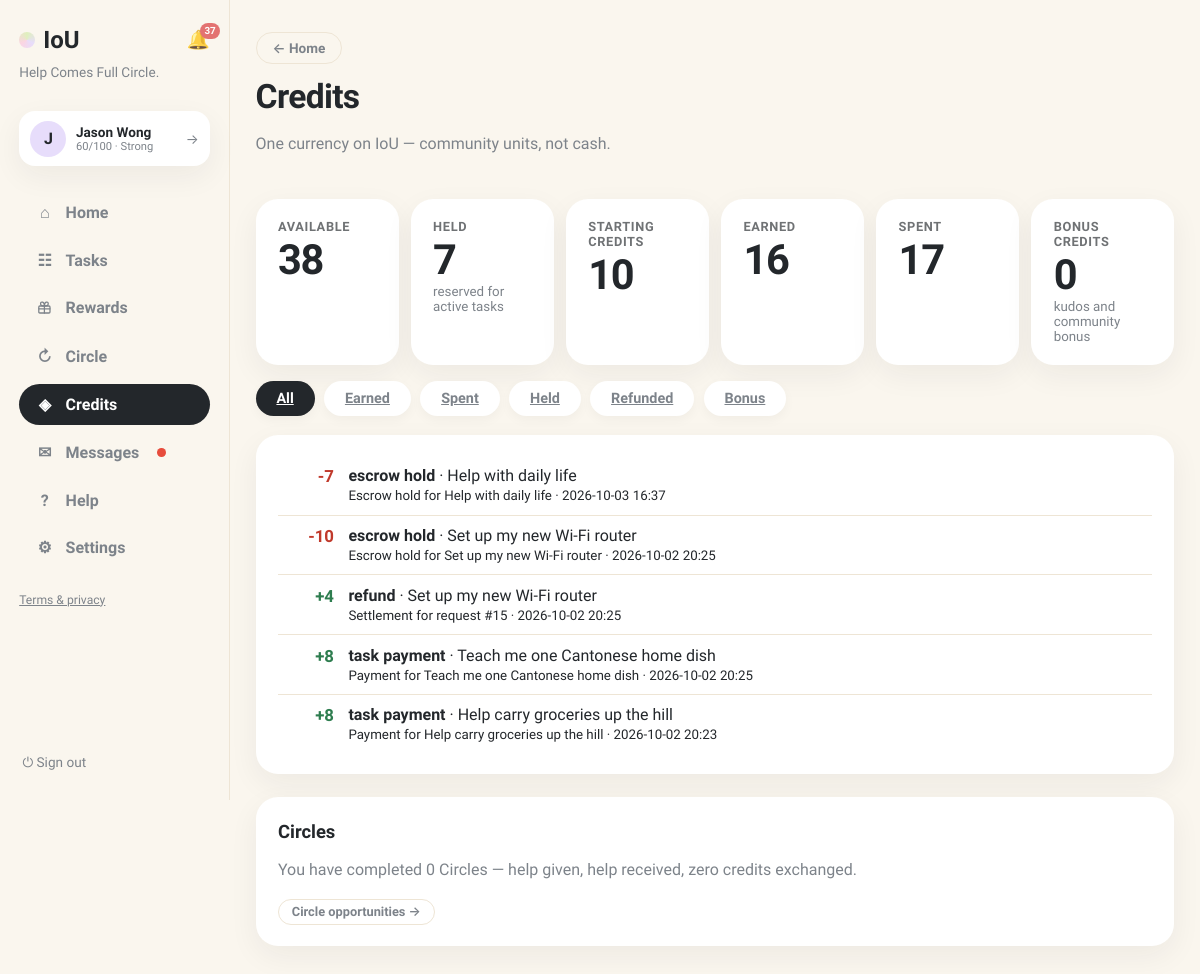
Page /history (signed in) on the earlier database version.
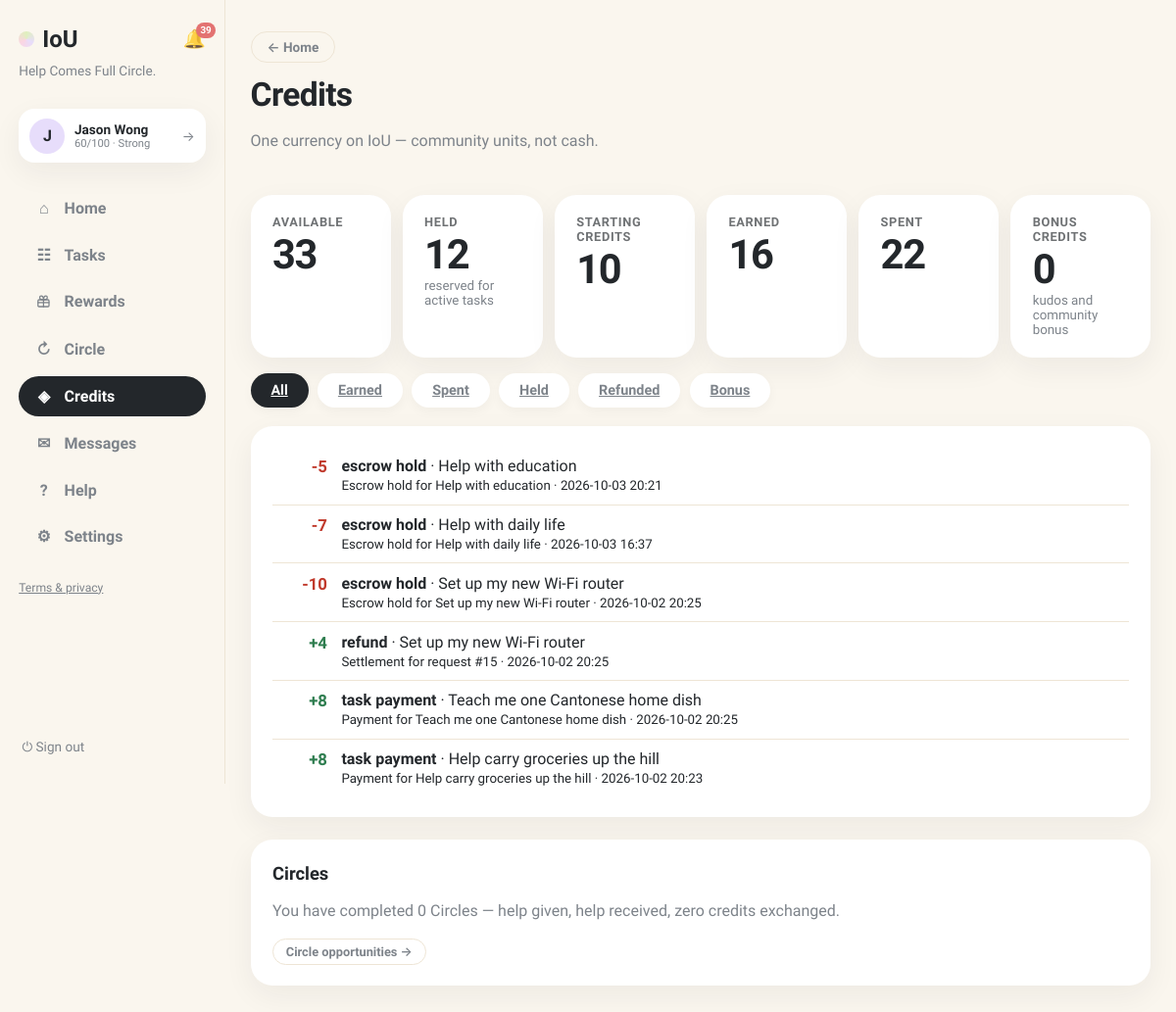
Same page on the later database version.
### tables this page shows
CREATE TABLE ledger (
                id INTEGER PRIMARY KEY, user_id INTEGER NOT NULL, request_id INTEGER,
                kind TEXT NOT NULL, amount INTEGER NOT NULL, description TEXT NOT NULL,
                created_at TEXT NOT NULL, FOREIGN KEY(user_id) REFERENCES users(id),
                FOREIGN KEY(request_id) REFERENCES requests(id)
            );

CREATE TABLE requests (
                id INTEGER PRIMARY KEY, title TEXT NOT NULL, description TEXT NOT NULL,
                category TEXT NOT NULL, requester_id INTEGER NOT NULL,
                status TEXT NOT NULL DEFAULT 'open', provider_id INTEGER,
                requester_value INTEGER, requester_buffer INTEGER,
                provider_value INTEGER, provider_buffer INTEGER,
                agreed_value INTEGER, negotiation_deadline TEXT,
                effort_minutes INTEGER, complexity INTEGER, quality_score INTEGER,
                completed_at TEXT,
                created_at TEXT NOT NULL, location TEXT, needed_by TEXT, urgency TEXT, meetup_date TEXT, meetup_time TEXT, meetup_location TEXT, preferred_time TEXT, completion_note TEXT, completion_evidence TEXT, confirm_requester INTEGER NOT NULL DEFAULT 0, confirm_provider INTEGER NOT NULL DEFAULT 0, started_at TEXT, provider_completed_at TEXT, requester_confirmed_at TEXT, release_at TEXT, proof_path TEXT, proof_status TEXT, dispute_eligible INTEGER NOT NULL DEFAULT 1, dispute_window_days INTEGER NOT NULL DEFAULT 3, settlement_value INTEGER, circle_id INTEGER, cancel_requested_by INTEGER, cancel_reason TEXT, cancel_compensation INTEGER NOT NULL DEFAULT 0, evidence_required INTEGER NOT NULL DEFAULT 1, duration_minutes INTEGER NOT NULL DEFAULT 0, community_id INTEGER, visibility TEXT NOT NULL DEFAULT 'public', reservation_status TEXT NOT NULL DEFAULT 'public', selected_by_user_id INTEGER, was_ever_reserved INTEGER NOT NULL DEFAULT 0,
                FOREIGN KEY(requester_id) REFERENCES users(id),
                FOREIGN KEY(provider_id) REFERENCES users(id)
            );

### app.py (the view)
@app.get("/history", response_class=HTMLResponse)
def credit_history(request: Request, view: str = "all"):
    user = current_user(request)
    if not user:
        return RedirectResponse("/login", status_code=303)
    kinds = {
        "all": "", "earned": "AND l.amount > 0 AND l.kind IN ('task_payment','welcome_credit')",
        "spent": "AND l.amount < 0 AND l.kind NOT IN ('refund','cancellation_refund')",
        "held": "AND l.kind='escrow_hold'",
        "refunded": "AND l.kind IN ('refund','cancellation_refund')",
        "bonus": "AND l.kind IN ('kudos_bonus','community_test')",
    }
    clause = kinds.get(view, "")
    with db() as connection:
        sql = (
            """SELECT l.*, r.title FROM ledger l LEFT JOIN requests r ON r.id=l.request_id
               WHERE l.user_id=? %s ORDER BY l.created_at DESC""" % clause
        )
        ledger = connection.execute(sql, (user["id"],)).fetchall()
        summary = {
            "available": user["balance"],
            "held": user["held_balance"],
            "starting": 10,
            "earned": connection.execute(
                """SELECT COALESCE(SUM(l.amount),0) s FROM ledger l
                   WHERE l.user_id=? AND l.amount>0 AND l.kind IN ('task_payment','welcome_credit')""",
                (user["id"],)).fetchone()["s"],
            "spent": abs(connection.execute(
                """SELECT COALESCE(SUM(l.amount),0) s FROM ledger l
                   WHERE l.user_id=? AND l.amount<0
                     AND l.kind NOT IN ('refund','cancellation_refund')""",
                (user["id"],)).fetchone()["s"]),
            "bonus": connection.execute(
                """SELECT COALESCE(SUM(l.amount),0) s FROM ledger l
                   WHERE l.user_id=? AND l.kind IN ('kudos_bonus','community_test')""",
                (user["id"],)).fetchone()["s"],
            "circle": connection.execute(
                """SELECT COUNT(DISTINCT cp.id) c FROM chain_proposals cp
                   JOIN chain_members cm ON cm.proposal_id=cp.id
                   WHERE cm.user_id=? AND cp.status='completed'""", (user["id"],)).fetchone()["c"],
        }
    return render(request, "history.html", page="credits", ledger=ledger,
                  summary=summary, view=view, views=list(kinds))

### templates/history.html (shortened to what this page needs)
{% extends "base.html" %}
{% block content %}
<header class="page-head">
  <div>
    <a class="btn-ghost btn-back" href="/">← Home</a>
    <h1 style="margin-top:.8rem">Credits</h1>
    <p class="muted">One currency on IoU — community units, not cash.</p>
  </div>
</header>
<div class="credit-summary">
  <div class="card"><span class="stat-label">Available</span><span class="stat-big {% if summary.available < 0 %}neg{% endif %}">{{ summary.available }}</span></div>
  <div class="card"><span class="stat-label">Held</span><span class="stat-big">{{ summary.held }}</span><small class="muted">reserved for active tasks</small></div>
  <div class="card"><span class="stat-label">Starting credits</span><span class="stat-big">{{ summary.starting }}</span></div>
  <div class="card"><span class="stat-label">Earned</span><span class="stat-big">{{ summary.earned }}</span></div>
  <div class="card"><span class="stat-label">Spent</span><span class="stat-big">{{ summary.spent }}</span></div>
  <div class="card"><span class="stat-label">Bonus credits</span><span class="stat-big">{{ summary.bonus }}</span><small class="muted">kudos and community bonus</small></div>
</div>
<div class="board-tabs">
  {% for key in views %}
  <a class="btab {% if view == key %}active{% endif %}" href="/history?view={{ key }}">{{ key|capitalize }}</a>
  {% endfor %}
</div>
<div class="card">
  <ul class="ledger-list">
  {% for item in ledger %}
    <li><span class="ledger-amount {% if item.amount > 0 %}pos{% else %}neg{% endif %}">{{ '+' if item.amount > 0 else '' }}{{ item.amount }}</span><div><b>{{ item.kind.replace('_',' ') }}</b>{% if item.title %} · {{ item.title }}{% endif %}<br><small>{{ item.description }} · {{ item.created_at[:16]|replace('T',' ') }}</small></div></li>
  {% else %}<li class="empty">Nothing in this category yet.</li>{% endfor %}
  </ul>
</div>
<section class="card">
  <h2>Circles</h2>
  <p class="muted">You have completed {{ summary.circle }} Circle{{ 's' if summary.circle != 1 }} — help given, help received, zero credits exchanged.</p>
  <a class="btn-ghost btn-sm" href="/chain-invitations">Circle opportunities →</a>
</section>
{% endblock %}

### templates/base.html (shortened to what this page needs)
<!doctype html>
<html lang="en"><head><link rel="stylesheet" href="/static/style.css"></head>
<body class="app-body">
<nav class="sidebar">
  <div class="brand-row">
    <a class="brand" href="/"><span class="brand-dot"></span>IoU</a>
    {% if user %}
    <a class="bell {% if page == 'notifications' %}active{% endif %}" href="/notifications" title="Notifications">🔔{% if unread_notifs or unread_msgs %}<span class="bell-badge">{{ (unread_notifs or 0) + (unread_msgs or 0) }}</span>{% endif %}</a>
    {% endif %}
  </div>
  <p class="brand-tag">Help Comes Full Circle.</p>
  {% if user %}
  <a class="side-user" href="/profile" title="Your profile">
    <div class="avatar">{{ user.name[0] }}</div>
    {% set sc = user.reliability if user.reliability is not none else 60 %}
    {% set lab = 'Suspended' if sc <= 0 else ('Restricted' if sc < 30 else ('Limited' if sc < 60 else ('Strong' if sc < 80 else 'Excellent'))) %}
    <div class="sidebar-user-meta"><b>{{ user.name }}</b>
      <small>{{ sc }}/100 · {{ lab }}</small>
    </div>
    <span class="side-user-arrow">→</span>
  </a>
  <div class="nav-links">
    <a class="nav-link {% if page == 'home' %}active{% endif %}" href="/"><span class="nav-ico">⌂</span>Home</a>
    <a class="nav-link {% if page == 'browse' %}active{% endif %}" href="/browse"><span class="nav-ico">☷</span>Tasks</a>
    <a class="nav-link " href="/rewards"><span class="nav-ico"></span>Rewards</a>
    <a class="nav-link {% if page == 'circle' %}active{% endif %}" href="/chain-invitations"><span class="nav-ico">↻</span>Circle{% if circle_pending %}<span class="unread-dot"></span>{% endif %}</a>
    <a class="nav-link {% if page == 'credits' %}active{% endif %}" href="/history"><span class="nav-ico">◈</span>Credits</a>
    <a class="nav-link {% if page == 'messages' %}active{% endif %}" href="/messages"><span class="nav-ico">✉</span>Messages{% if unread_msgs %}<span class="unread-dot"></span>{% endif %}</a>
    <a class="nav-link {% if page == 'help' %}active{% endif %}" href="/help"><span class="nav-ico">?</span>Help</a>
    <a class="nav-link {% if page == 'account' %}active{% endif %}" href="/account"><span class="nav-ico">⚙</span>Settings</a>
  </div>
  <p class="nav-footer"><a href="/legal">Terms &amp; privacy</a></p>
  <form method="post" action="/logout" class="side-logout"><button class="link-button" title="Sign out">⏻ Sign out</button></form>
  {% else %}
  <div class="nav-links">
    <a class="nav-link" href="/login"><span class="nav-ico">→</span>Sign in</a>
    <a class="nav-link" href="/register"><span class="nav-ico">＋</span>Create account</a>
  </div>
  <p class="nav-footer"><a href="/legal">Terms &amp; privacy</a></p>
  {% endif %}
</nav>
<main class="content {% block content_class %}{% endblock %}">{% block content %}{% endblock %}</main>
</body></html>

Differences in the rows shown:
added ledger: amount "-5", kind.replace "escrow hold", title "Help with education", description "Escrow hold for Help with education", created_at "2026-10-03 20:21"
Other differences:
{{ (unread_notifs or 0) + (unread_msgs or 0) }}: "37" → "39"
{{ summary.available }}: "38" → "33"
{{ summary.held }}: "7" → "12"
{{ summary.spent }}: "17" → "22"
